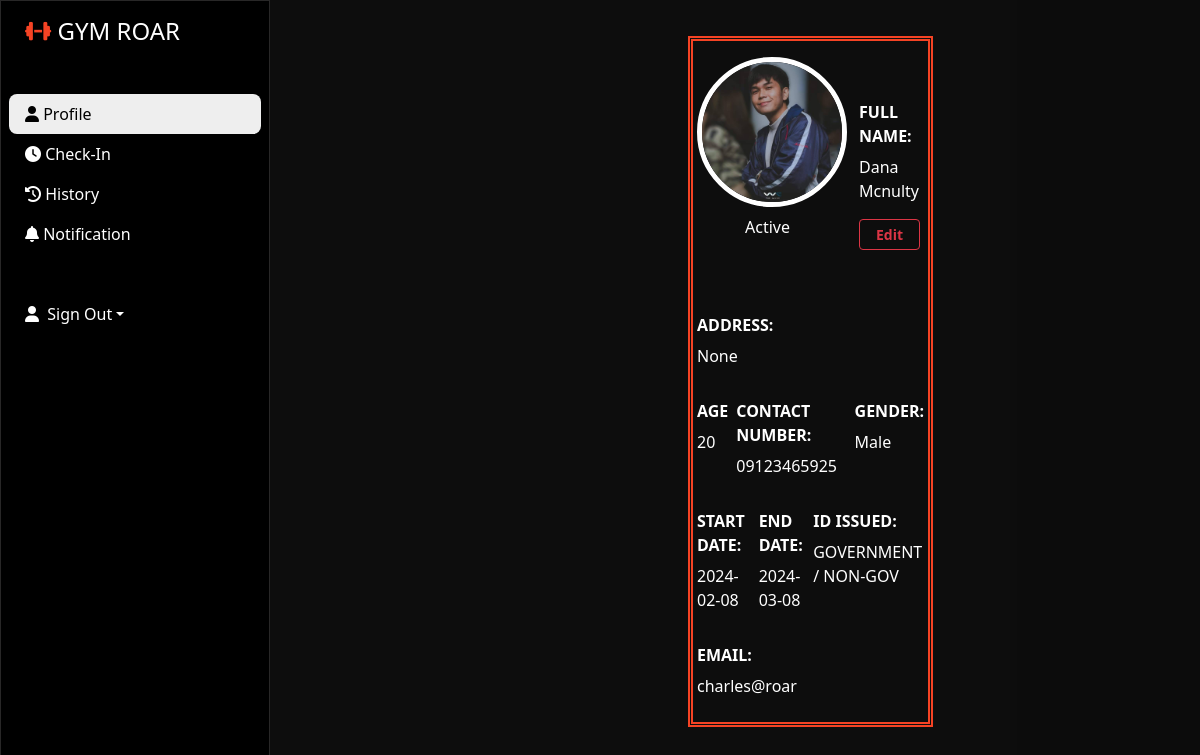
The page /All/Profile.php (signed in) on the database its author committed.
### tables this page shows
CREATE TABLE `status` (
  `Image` varchar(50) NOT NULL,
  `First_Name` varchar(50) NOT NULL,
  `Last_Name` varchar(50) NOT NULL,
  `Age` int(50) NOT NULL,
  `Gender` varchar(20) NOT NULL,
  `Contact_Number` varchar(11) NOT NULL,
  `Address` varchar(50) NOT NULL,
  `Id_Issue` varchar(20) NOT NULL,
  `Email` varchar(50) NOT NULL,
  `Password` varchar(30) NOT NULL,
  `Status` varchar(20) DEFAULT 'Pending',
  `Start_Date` date NOT NULL,
  `End_Date` date NOT NULL,
  `Name` varchar(50) NOT NULL DEFAULT 'GYM ROAR Announcement'
);

### All/Profile.php (the view, shortened to what this page needs)
<?php
include "db_conn.php";
if (isset($_SESSION["Username"])) {
    $username = $_SESSION["Username"];
    $sql = "SELECT * FROM `status` WHERE Email = '$username'";
    $result = mysqli_query($conn, $sql);
    $rows = mysqli_fetch_assoc($result);
}
?>
<!DOCTYPE html>
<html lang="en">
<head>
    <link rel="stylesheet" href="https://cdnjs.cloudflare.com/ajax/libs/font-awesome/6.4.2/css/all.min.css">
    <link rel="stylesheet" href="https://cdnjs.cloudflare.com/ajax/libs/animate.css/3.7.2/animate.min.css">
    <link rel="stylesheet" href="https://cdn.jsdelivr.net/npm/bootstrap@5.3.2/dist/css/bootstrap.min.css">
    <link rel="stylesheet" href="smembers.css">
</head>
<body>
<div class="main-container fixed-top d-flex">
  <div class="sidebar" id="side_nav">
      <div class="header-box px-4 pt-3 pb-4 d-flex">
          <h1 class="fs-4">
            <a class="navbar-brand" href="Profile.php?Email=<?php echo $rows['Email'] ?>">
              <i class="fas fa-dumbbell fa-sm" style="color: #f54324;"></i>
              <span class="text-white">GYM ROAR</span>
              </a>
          </h1>
      </div>
      <ul class="list-unstyled px-2 py-3">
              <li class="active"><a href="Profile.php?Email=<?php echo $rows['Email'] ?>" class="text-decoration-none px-3 py-2 d-block"><i class="fa-solid fa-user"></i> Profile </a></li>
              <li class="nav-item"><a href="CheckIn.php?Email=<?php echo $rows['Email'] ?>" class="text-decoration-none px-3 py-2 d-block"><i class="fa-solid fa-clock"></i> Check-In</a></li>
              <li class="nav-item"><a href="History.php?Email=<?php echo $rows['Email'] ?>" class="text-decoration-none px-3 py-2 d-block"><i class="fa-solid fa-clock-rotate-left"></i> History </a></li>
              <li class="nav-item"><a href="Notification.php?Email=<?php echo $rows['Email'] ?>" class="text-decoration-none px-3 py-2 d-block"><i class="fa-solid fa-bell"></i> Notification</a></li>
            </ul>
      <div class="dropdown  px-4 pt-3 pb-5 d-flex">
        <a href="#" class="d-flex align-items-center text-white text-decoration-none dropdown-toggle" id="dropdownUser1" data-bs-toggle="dropdown" aria-expanded="false">
            <i class="fa fa-user"></i> &nbsp Sign Out</a>
    </div>
</div>
<div class="content">
  <div class="dashboard-content px-5 pt-3">
    <div class="d-flex justify-content-center" id ="Nmember1">
      <form method="POST" enctype="multipart/form-data">
        <div class="d-flex">
            <div class="p-1 py-3 flex-grow-2 bd-highlight">
                <img src ="upload/<?php echo $rows['Image']?>" id = "output" style = "width:150px; height:150px">
                <p class = "px-5 py-2"><?php echo $rows['Status']?></p>
            </div>
          <div class="p-1 py-5 flex-grow-1 bd-highlight">
            <div class="d-flex bd-highlight">
              <div class="p-1 flex-grow-1 bd-highlight">
                <label for="message-text" class="col-form-label">Full Name:</label>
                <p><?php echo $rows['First_Name']?> <?php echo $rows['Last_Name']?></p>
                <a href="UpdateMember.php?Email=<?php echo $rows['Email'] ?>" class="btn btn-outline-danger fw-bold btn-sm px-3">Edit</a>
              </div>
            </div>
          </div>
        </div>
        <div class="d-flex bd-highlight">
          <div class="p-1 flex-grow-1 bd-highlight">
             <label for="recipient-name" class="col-form-label">Address:</label>
          <div class="input-group">
             <p><?php echo $rows['Address']?></p>
            </div>
          </div>
        </div>
        <div class="d-flex bd-highlight">
          <div class="p-1 flex-grow-1 bd-highlight">
          <label for="message-text" class="col-form-label">Age</label>
          <div class="input-group">
          <p><?php echo $rows['Age']?></p>
            </div>
          </div>
          <div class="p-1 flex-grow-1 bd-highlight">
          <label for="message-text" class="col-form-label">Contact Number:</label>
            <div class="input-group">
              <p><?php echo $rows['Contact_Number']?></p>
            </div>
          </div>
          <div class="p-1 flex-grow-1 bd-highlight">
              <label for="message-text" class="col-form-label">Gender:</label>
            <div class="input-group">
              <p><?php echo $rows['Gender']?></p>
            </div>
          </div>
        </div>
        <div class="d-flex bd-highlight">
          <div class="p-1 flex-grow-1 bd-highlight">
            <label for="message-text" class="col-form-label">Start Date: </label>
            <p><?php echo $rows['Start_Date']?></p>
          </div>
          <div class="p-1 flex-grow-1 bd-highlight">
            <label for="message-text" class="col-form-label">End Date: </label>
            <p><?php echo $rows['End_Date']?></p>
          </div>
          <div class="p-1 flex-grow-1 bd-highlight">
          <label for="message-text" class="col-form-label">ID Issued:</label>
          <p><?php echo $rows['Id_Issue']?></p>
          </div>
        </div>
        <div class="d-flex bd-highlight">
          <div class="p-1 pb-2 flex-grow-1 bd-highlight">
            <label for="message-text" class="col-form-label">Email:</label>
            <div class="input-group">
              <p><?php echo $rows['Email']?></p>
            </div>
          </div>
        </div>
    </div>
  </div>
</div>
</div>
</body>
</html>

### All/smembers.css (style rules this page uses)
body { background: #eee; }
#side_nav { background: #000; min-width: 270px; max-width: 270px; transition: all 0.3s; border: 1px solid rgb(40, 39, 39); }
.content { min-height: 100vh; width: 100%; }
.sidebar li.active { background: #eee; border-radius: 8px; }
.sidebar li.active a, .sidebar li.active a:hover { color: #000; }
.sidebar li a { color: #fff; }
#output { height: 170px; width: 170px; background-image: url("Fit/pictures/profile.png"); background-size: cover; background-position: center; border-radius: 50%; border:5px solid #ffffff; }
.content { background-color: rgba(6, 6, 6, 0.97); color: white; }
label { text-transform: uppercase; font-weight: bold; }
.dashboard-content ::placeholder { color:rgb(174, 165, 165); }
#Nmember1 { margin-top: 20px; margin-left: 370px; margin-right: 370px; border: 5px double #f54324; }

### rows shown on the page
status: Image (picture), Status "Active", First_Name "Dana", Last_Name "Mcnulty", Address "None", Age "20", Contact_Number "09123465925", Gender "Male", Start_Date "2024-02-08", End_Date "2024-03-08", Id_Issue "GOVERNMENT / NON-GOV", Email "charles@roar"
